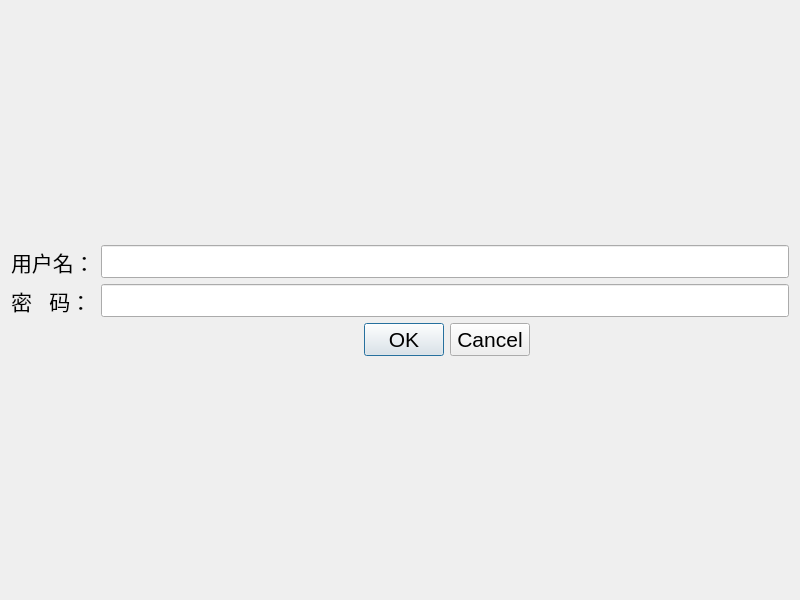
<?xml version="1.0" encoding="UTF-8"?>
<ui version="4.0">
 <class>MyDialog</class>
 <widget class="QDialog" name="MyDialog">
  <property name="geometry">
   <rect>
    <x>0</x>
    <y>0</y>
    <width>800</width>
    <height>600</height>
   </rect>
  </property>
  <property name="font">
   <font>
    <family>Arial</family>
    <pointsize>16</pointsize>
   </font>
  </property>
  <property name="windowTitle">
   <string>MyDialog</string>
  </property>
  <layout class="QVBoxLayout" name="verticalLayout">
   <item>
    <spacer name="verticalSpacer">
     <property name="orientation">
      <enum>Qt::Vertical</enum>
     </property>
     <property name="sizeHint" stdset="0">
      <size>
       <width>20</width>
       <height>216</height>
      </size>
     </property>
    </spacer>
   </item>
   <item>
    <layout class="QGridLayout" name="gridLayout">
     <item row="0" column="0">
      <widget class="QLabel" name="label">
       <property name="text">
        <string>用户名：</string>
       </property>
      </widget>
     </item>
     <item row="0" column="1">
      <widget class="QLineEdit" name="m_EditName"/>
     </item>
     <item row="1" column="0">
      <widget class="QLabel" name="label_2">
       <property name="text">
        <string>密   码：</string>
       </property>
      </widget>
     </item>
     <item row="1" column="1">
      <widget class="QLineEdit" name="m_EditPasswd">
       <property name="echoMode">
        <enum>QLineEdit::Password</enum>
       </property>
      </widget>
     </item>
    </layout>
   </item>
   <item>
    <layout class="QHBoxLayout" name="horizontalLayout">
     <item>
      <spacer name="horizontalSpacer">
       <property name="orientation">
        <enum>Qt::Horizontal</enum>
       </property>
       <property name="sizeHint" stdset="0">
        <size>
         <width>40</width>
         <height>20</height>
        </size>
       </property>
      </spacer>
     </item>
     <item>
      <widget class="QDialogButtonBox" name="m_buttonBox">
       <property name="standardButtons">
        <set>QDialogButtonBox::Cancel|QDialogButtonBox::Ok</set>
       </property>
      </widget>
     </item>
     <item>
      <spacer name="horizontalSpacer_2">
       <property name="orientation">
        <enum>Qt::Horizontal</enum>
       </property>
       <property name="sizeHint" stdset="0">
        <size>
         <width>40</width>
         <height>20</height>
        </size>
       </property>
      </spacer>
     </item>
    </layout>
   </item>
   <item>
    <spacer name="verticalSpacer_2">
     <property name="orientation">
      <enum>Qt::Vertical</enum>
     </property>
     <property name="sizeHint" stdset="0">
      <size>
       <width>20</width>
       <height>215</height>
      </size>
     </property>
    </spacer>
   </item>
  </layout>
 </widget>
 <resources/>
 <connections/>
</ui>
